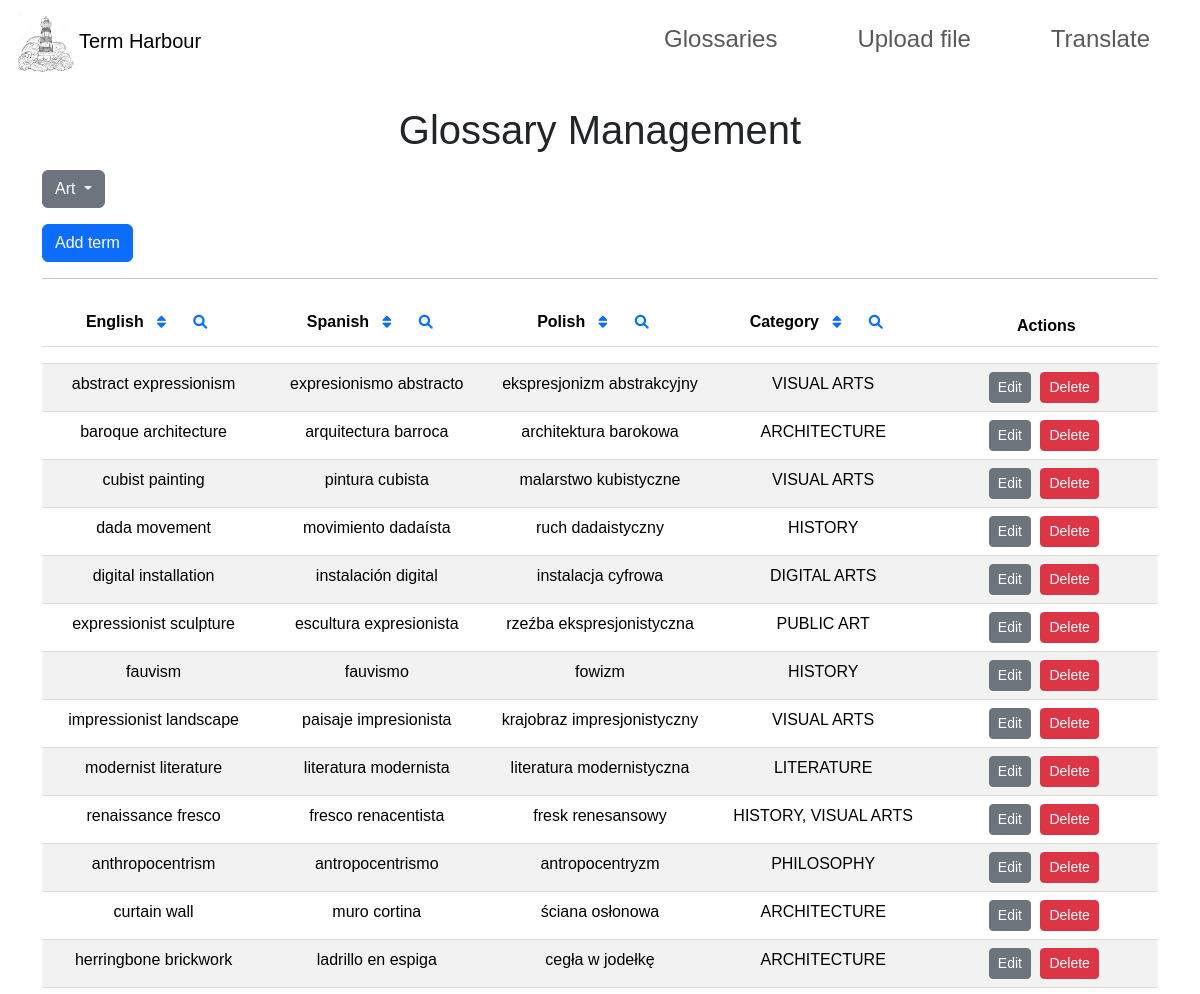
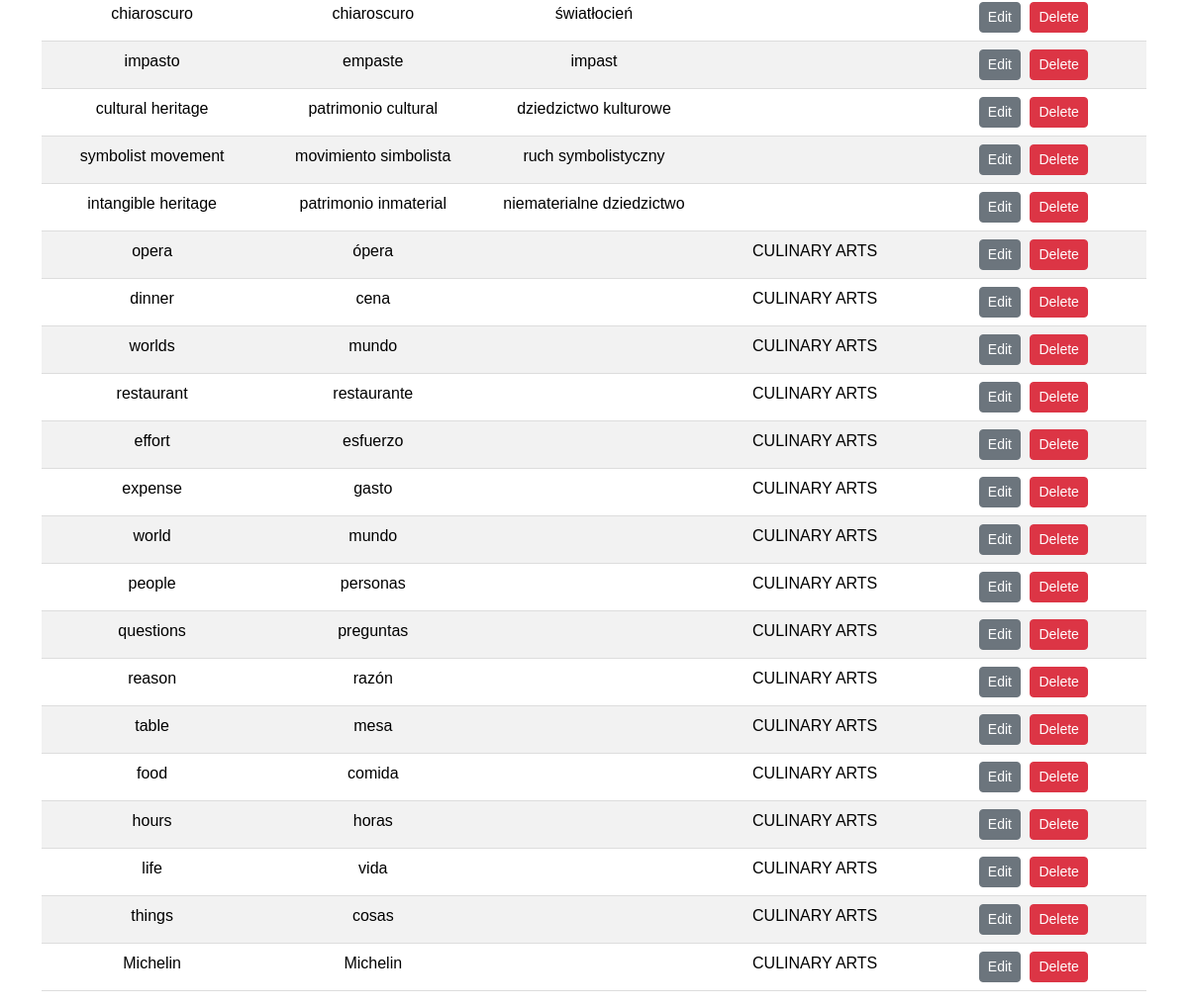
The app's page /glossary?table=art with its own data (2 pictures, top to bottom).
### tables this page shows
CREATE TABLE "art" (
	"english"	TEXT,
	"spanish"	TEXT,
	"polish"	TEXT,
	"categories"	TEXT,
	PRIMARY KEY("english")
);

### app.py (the view)
@app.route('/glossary')
def glossary():
    table_name = request.args.get('table', 'medicine')
    records = db.session.execute(text(f'SELECT * FROM {table_name}')).fetchall()
    return render_template('glossary.html', records=records, table=table_name)

### templates/glossary.html (shortened to what this page needs)
<!DOCTYPE html>
<html lang="en">
<head>
    <link rel="stylesheet" href="https://cdn.jsdelivr.net/npm/bootstrap@5.3.3/dist/css/bootstrap.min.css">
    <link rel="stylesheet" href="https://cdnjs.cloudflare.com/ajax/libs/font-awesome/6.0.0-beta3/css/all.min.css">
    <link rel="stylesheet" href="../static/glossary/glossary.css">
</head>
<body>
    {% include 'navbar.html' %}
    <div class="container">
        <h1 class="text-center">Glossary Management</h1>
        <div class="dropdown my-3">
            <button class="btn btn-secondary dropdown-toggle" type="button" id="dropdownMenuButton" data-bs-toggle="dropdown" aria-expanded="false">
                {{ table.capitalize() }}
            </button>
        </div>
        <button class="btn btn-primary" id="addRecordButton">Add term</button>
        <hr>
        <table class="table table-striped text-center">
            <thead>
                <tr>
                    <th style="width: 20%;">English
                        <button class="btn btn-sm btn-link sort-btn" data-column="english" data-order="asc">
                            <i class="fas fa-sort"></i>
                        </button>
                        <button class="btn btn-sm btn-link search-btn" data-column="english">
                            <i class="fas fa-search"></i>
                        </button>
                    </th>
                    <th style="width: 20%;">Spanish
                        <button class="btn btn-sm btn-link sort-btn" data-column="spanish" data-order="asc">
                            <i class="fas fa-sort"></i>
                        </button>
                        <button class="btn btn-sm btn-link search-btn" data-column="spanish">
                            <i class="fas fa-search"></i>
                        </button>
                    </th>
                    <th style="width: 20%;">Polish
                        <button class="btn btn-sm btn-link sort-btn" data-column="polish" data-order="asc">
                            <i class="fas fa-sort"></i>
                        </button>
                        <button class="btn btn-sm btn-link search-btn" data-column="polish">
                            <i class="fas fa-search"></i>
                        </button>
                    </th>
                    <th style="width: 20%;">Category
                        <button class="btn btn-sm btn-link sort-btn" data-column="categories" data-order="asc">
                            <i class="fas fa-sort"></i>
                        </button>
                        <button class="btn btn-sm btn-link search-btn" data-column="categories">
                            <i class="fas fa-search"></i>
                        </button>
                    </th>
                    <th style="width: 20%;">Actions</th>
                </tr>
                <tr>
                    <th><input type="text" class="form-control search-input" data-column="english" placeholder="Search English" style="display: none;"></th>
                    <th><input type="text" class="form-control search-input" data-column="spanish" placeholder="Search Spanish" style="display: none;"></th>
                    <th><input type="text" class="form-control search-input" data-column="polish" placeholder="Search Polish" style="display: none;"></th>
                    <th><input type="text" class="form-control search-input" data-column="categories" placeholder="Search Category" style="display: none;"></th>
                    <th></th>
                </tr>
            </thead>
            <tbody id="glossaryTableBody">
                {% for record in records %}
                <tr>
                    <td>{{ record.english }}</td>
                    <td>{{ record.spanish }}</td>
                    <td>{{ record.polish }}</td>
                    <td>{{ record.categories }}</td>
                    <td>
                        <button class="btn btn-secondary btn-sm edit-btn" data-english="{{ record.english }}">Edit</button>
                        <button class="btn btn-danger btn-sm delete-btn" data-english="{{ record.english }}">Delete</button>
                    </td>
                </tr>
                {% endfor %}
            </tbody>
        </table>
    </div>
</body>
</html>

### static/glossary/glossary.css (style rules this page uses)
body { font-family: Arial, sans-serif; }
h1 { text-align: center; margin-top: 20px; }
table { width: 100%; margin: 20px auto; border-collapse: collapse; }
th, td { padding: 12px; text-align: center; border-bottom: 1px solid #ddd; }
th { background-color: #f2f2f2; position: relative; }
.btn { margin-right: 5px; }

### records on screen
art: english "abstract expressionism", spanish "expresionismo abstracto", polish "ekspresjonizm abstrakcyjny", categories "VISUAL ARTS"
art: english "baroque architecture", spanish "arquitectura barroca", polish "architektura barokowa", categories "ARCHITECTURE"
art: english "cubist painting", spanish "pintura cubista", polish "malarstwo kubistyczne", categories "VISUAL ARTS"
art: english "dada movement", spanish "movimiento dadaísta", polish "ruch dadaistyczny", categories "HISTORY"
art: english "digital installation", spanish "instalación digital", polish "instalacja cyfrowa", categories "DIGITAL ARTS"
art: english "expressionist sculpture", spanish "escultura expresionista", polish "rzeźba ekspresjonistyczna", categories "PUBLIC ART"
art: english "fauvism", spanish "fauvismo", polish "fowizm", categories "HISTORY"
art: english "impressionist landscape", spanish "paisaje impresionista", polish "krajobraz impresjonistyczny", categories "VISUAL ARTS"
art: english "modernist literature", spanish "literatura modernista", polish "literatura modernistyczna", categories "LITERATURE"
art: english "renaissance fresco", spanish "fresco renacentista", polish "fresk renesansowy", categories "HISTORY, VISUAL ARTS"
art: english "anthropocentrism", spanish "antropocentrismo", polish "antropocentryzm", categories "PHILOSOPHY"
art: english "curtain wall", spanish "muro cortina", polish "ściana osłonowa", categories "ARCHITECTURE"
art: english "herringbone brickwork", spanish "ladrillo en espiga", polish "cegła w jodełkę", categories "ARCHITECTURE"
art: english "chiaroscuro", spanish "chiaroscuro", polish "światłocień"
art: english "impasto", spanish "empaste", polish "impast"
art: english "cultural heritage", spanish "patrimonio cultural", polish "dziedzictwo kulturowe"
art: english "symbolist movement", spanish "movimiento simbolista", polish "ruch symbolistyczny"
art: english "intangible heritage", spanish "patrimonio inmaterial", polish "niematerialne dziedzictwo"
art: english "opera", spanish "ópera", categories "CULINARY ARTS"
art: english "dinner", spanish "cena", categories "CULINARY ARTS"
art: english "worlds", spanish "mundo", categories "CULINARY ARTS"
art: english "restaurant", spanish "restaurante", categories "CULINARY ARTS"
art: english "effort", spanish "esfuerzo", categories "CULINARY ARTS"
art: english "expense", spanish "gasto", categories "CULINARY ARTS"
art: english "world", spanish "mundo", categories "CULINARY ARTS"
art: english "people", spanish "personas", categories "CULINARY ARTS"
art: english "questions", spanish "preguntas", categories "CULINARY ARTS"
art: english "reason", spanish "razón", categories "CULINARY ARTS"
art: english "table", spanish "mesa", categories "CULINARY ARTS"
art: english "food", spanish "comida", categories "CULINARY ARTS"
art: english "hours", spanish "horas", categories "CULINARY ARTS"
art: english "life", spanish "vida", categories "CULINARY ARTS"
art: english "things", spanish "cosas", categories "CULINARY ARTS"
art: english "Michelin", spanish "Michelin", categories "CULINARY ARTS"

### other values on screen
{{ table.capitalize() }} "Art"
